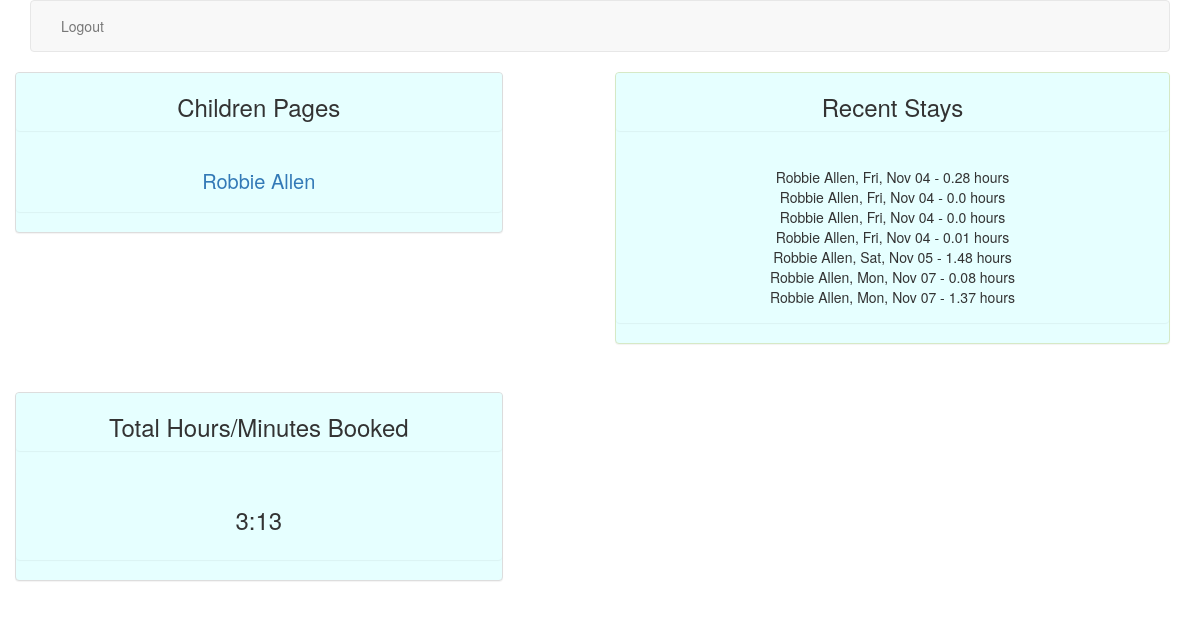
/accounts/profile/ (signed in), run on the app's committed database.
### timer/models.py (models this page shows, shortened)
class Child(models.Model):
    parent = models.ForeignKey(Profile)
    first_name = models.CharField(max_length=40)
    last_name = models.CharField(max_length=40)
    code = models.IntegerField()
    def __str__(self):
        return self.first_name + " " + self.last_name

class Stay(models.Model):
    child = models.ForeignKey(Child)
    in_time = models.DateTimeField(auto_now_add=True)
    out_time = models.DateTimeField(auto_now=True)
    active = models.BooleanField(default=True)
    notes = models.TextField(null=True, blank=True)
    @property
    def time_dif(self):
        return self.out_time - self.in_time
    def day(self):
        return self.in_time.strftime('%a, %b %d')
    def str_dif(self):
        seconds = self.time_dif.total_seconds()
        hours = seconds/3600
        return round(hours, 2)

### timer/views.py (the view)
# urls.py: url(r'^accounts/profile/$', ProfileView.as_view(), name="profile_view"),
class ProfileView(TemplateView):
    template_name = "profile.html"
    model = Profile
    def get_context_data(self):
        context = super().get_context_data()
        active_parent = Profile.objects.get(user=self.request.user)
        kids = Child.objects.filter(parent=active_parent)
        find = []
        for child in kids:
            find.append(child.stay_set.all())
        total = 0
        for kid in find:
            for stay in kid:
                total += float(stay.str_dif())
        total_floor = int(total)
        minutes = int((total - total_floor) * 60)
        context['minutes'] = minutes
        context['total'] = total_floor
        context['find'] = find
        context['kids'] = kids
        context['active'] = active_parent
        return context

### templates/profile.html (shortened to what this page needs)
{% extends 'base.html' %}
{% block content %}
<nav class="navbar navbar-default">
  <div class="container-fluid">
    <div class="nav navbar-nav">
      <li><a href="{% url 'logout' %}">Logout</a></li>
    </div>
  </div>
</nav>
<div class="row">
  <div class="col-md-5">
    <div class="row kidslist">
      <div class="panel panel-default">
        <div class="panel panel-header">
          <h3>Children Pages</h3>
        </div>
          <div class="panel panel-body">
            {% for x in kids %}
            <a href="{% url 'child_detail_view' x.id x.code %}">{{ x }}</a><br>
            {% endfor %}
          </div>
      </div>
    </div>
    <div class="row">
      <div class="panel panel-default">
        <div class="panel panel-header">
          <h3>Total Hours/Minutes Booked</h3></div>
          <div class="panel panel-body">
            <h3>{{ total }}:{{ minutes }}</h3>
        </div>
      </div>
    </div>
  </div>
  <div class="col-md-1"></div>
  <div class="col-md-6">
    <div class="panel panel-success">
      <div class="panel panel-header">
        <h3>Recent Stays</h3>
      </div>
      <div class="panel panel-body">
        {% for x in find %}
        {% for stay in x %}
        {{ stay.child }}, {{ stay.day }}  -  {{ stay.str_dif }} hours <br>
        {% endfor %}
        {% endfor %}
      </div>
    </div>
  </div>
</div>
{% endblock %}

### timer/static/css/base.css (style rules this page uses)
.kidslist { height: 40vh; font-size: 20px; }
.panel { background-color: #e6ffff; text-align: center; }

### data on the page
Child: first_name+last_name "Robbie Allen"
Stay: child "Robbie Allen", day "Fri, Nov 04", str_dif "0.28"
Stay: child "Robbie Allen", day "Fri, Nov 04", str_dif "0.0"
Stay: child "Robbie Allen", day "Fri, Nov 04", str_dif "0.0"
Stay: child "Robbie Allen", day "Fri, Nov 04", str_dif "0.01"
Stay: child "Robbie Allen", day "Sat, Nov 05", str_dif "1.48"
Stay: child "Robbie Allen", day "Mon, Nov 07", str_dif "0.08"
Stay: child "Robbie Allen", day "Mon, Nov 07", str_dif "1.37"

### other printed values
{{ total }} "3"
{{ minutes }} "13"
